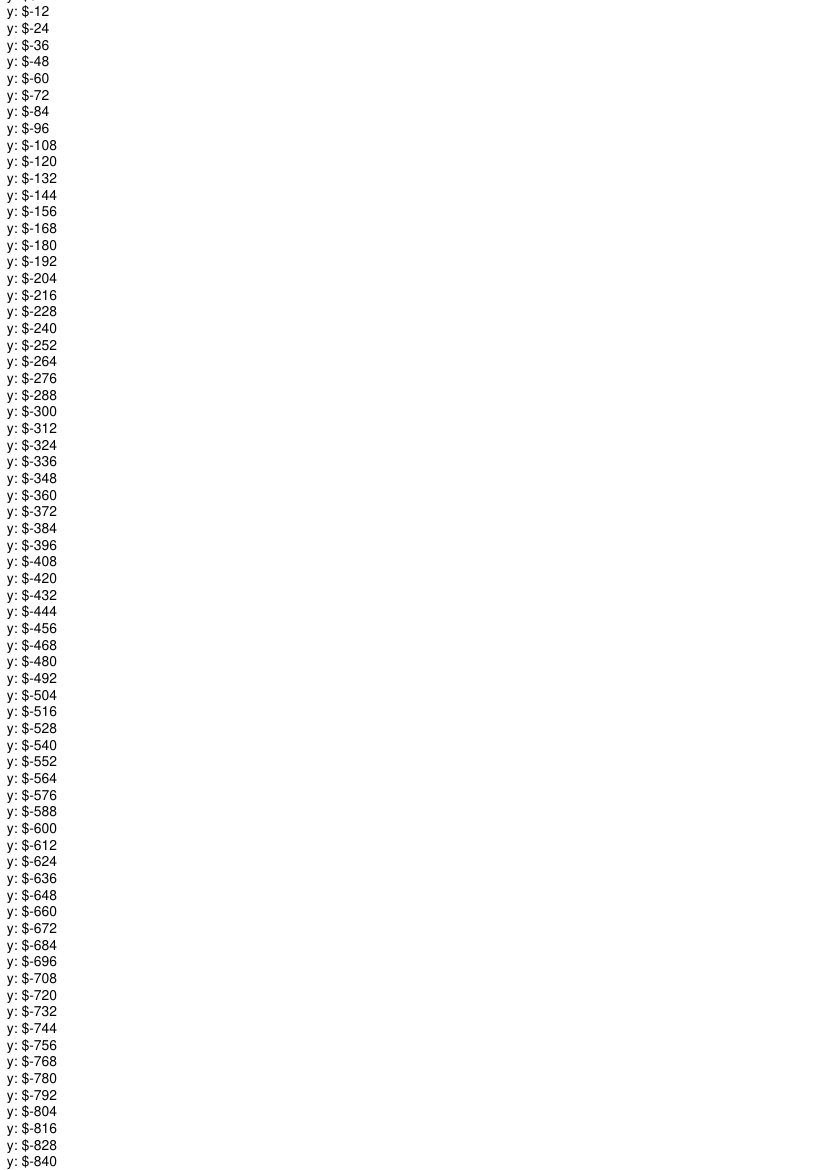

Python code for this plot:
from reportlab.pdfgen import canvas
from reportlab.lib.pagesizes import A4
# Create a canvas
c = canvas.Canvas("coordinates1.pdf",pagesize=A4)

c.translate(0,A4[1] ) 
c.setFontSize(10)
for i in range(0,int(A4[1]),12): 
    c.drawString(5,i*-1,f'y: ${str(i*-1)}')


c.save()